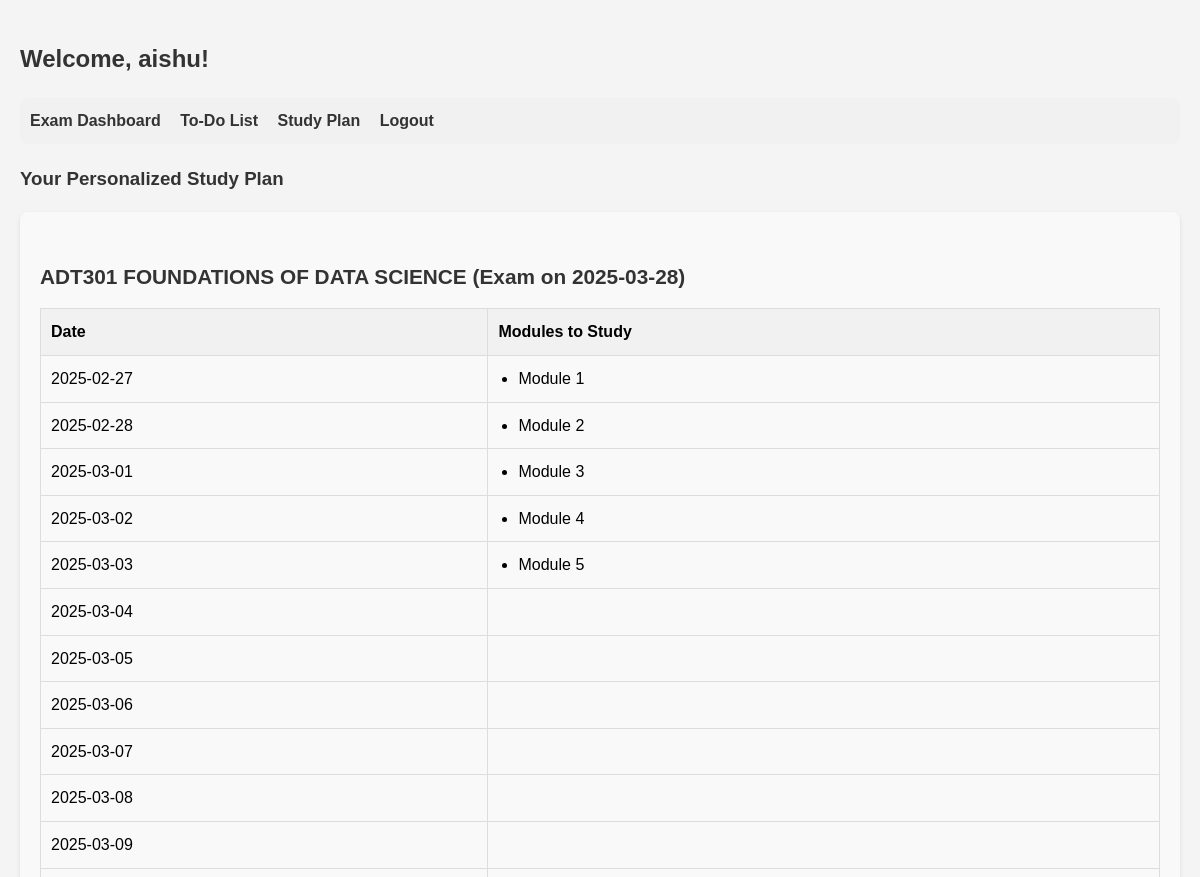
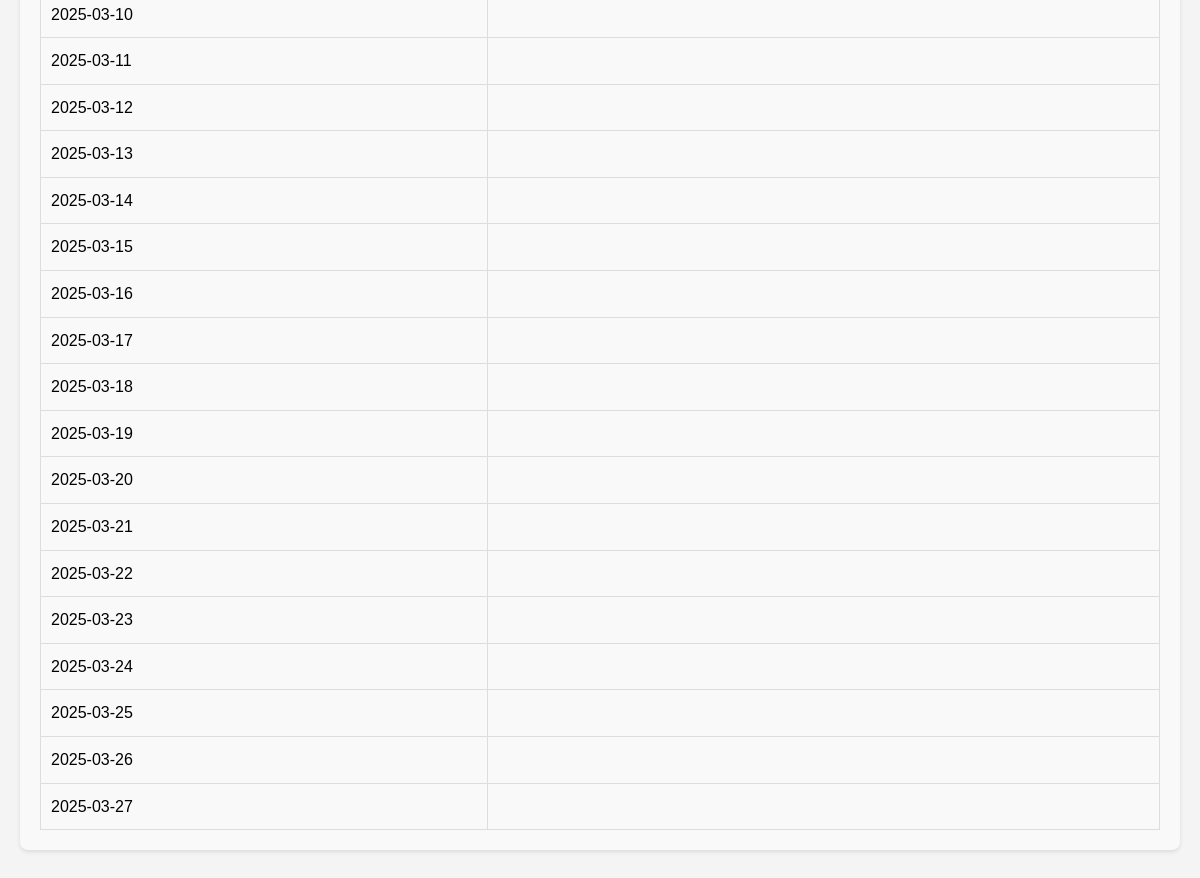
Screenshot of /study_plan (signed in) with the database file from the repository (2 pictures, top to bottom).
### app.py (models this page shows)
class User(db.Model):
    id = db.Column(db.Integer, primary_key=True)
    username = db.Column(db.String(80), unique=True, nullable=False)
    password = db.Column(db.String(200), nullable=False)
    semester = db.Column(db.Integer, nullable=False)
    person_type = db.Column(db.String(20), nullable=False)  # 'morning' or 'night'
    learner_type = db.Column(db.String(20), nullable=False)  # 'fast' or 'slow'
    date_created = db.Column(db.DateTime, default=datetime.utcnow)
    is_admin = db.Column(db.Boolean, default=False)
    selected_subjects = db.relationship('SelectedSubject', backref='user', lazy=True)
    exam_dates = db.relationship('ExamDate', backref='user', lazy=True)

class Subject(db.Model):
    id = db.Column(db.Integer, primary_key=True)
    name = db.Column(db.String(200), nullable=False)
    semester = db.Column(db.Integer, nullable=False)
    code = db.Column(db.String(20), nullable=True)
    selected_by = db.relationship('SelectedSubject', backref='subject', lazy=True)
    modules = db.relationship('Module', backref='subject', lazy=True)

class ExamDate(db.Model):
    id = db.Column(db.Integer, primary_key=True)
    user_id = db.Column(db.Integer, db.ForeignKey('user.id'), nullable=False)
    subject_id = db.Column(db.Integer, db.ForeignKey('subject.id'), nullable=False)
    exam_date = db.Column(db.Date, nullable=False)
    description = db.Column(db.String(200), nullable=True)

class Module(db.Model):
    id = db.Column(db.Integer, primary_key=True)
    name = db.Column(db.String(100), nullable=False)
    subject_id = db.Column(db.Integer, db.ForeignKey('subject.id'), nullable=False)
    completed_by = db.relationship('CompletedModule', backref='module', lazy=True)

### app.py (the view)
@app.route('/study_plan')
def study_plan():
    if 'user_id' not in session:
        flash('Please login to view your study plan.', 'error')
        return redirect(url_for('login'))
    user_id = session['user_id']
    user = User.query.get(user_id)
    if not user:
        session.clear()
        flash('User not found. Please login again.', 'error')
        return redirect(url_for('login'))
    selected_subjects = SelectedSubject.query.filter_by(user_id=user_id).all()
    exam_dates = ExamDate.query.filter_by(user_id=user_id).all()
    study_plan = []
    for exam in exam_dates:
        subject = Subject.query.get(exam.subject_id)
        modules = Module.query.filter_by(subject_id=exam.subject_id).all()
        days_available = (exam.exam_date - datetime.today().date()).days
        if days_available <= 0:
            flash(f'Exam for {subject.name} is overdue or today!', 'error')
            continue
        modules_per_day = len(modules) // days_available
        if user.learner_type == 'slow':
            modules_per_day = max(1, modules_per_day - 1)  # Reduce workload for slow learners
        elif user.learner_type == 'fast':
            modules_per_day = min(modules_per_day + 1, len(modules))  # Increase workload for fast learners
        study_days = []
        for day in range(days_available):
            start_index = day * modules_per_day
            end_index = start_index + modules_per_day
            modules_for_day = modules[start_index:end_index]
            study_days.append({
                'date': (datetime.today() + timedelta(days=day)).date(),
                'modules': [module.name for module in modules_for_day]
            })
        study_plan.append({
            'subject': subject.name,
            'exam_date': exam.exam_date,
            'study_days': study_days
        })
    return render_template(
        'study_plan.html',
        username=user.username,
        study_plan=study_plan
    )

### templates/study_plan.html (shortened to what this page needs)
<!DOCTYPE html>
<html lang="en">
<head>
    <link rel="stylesheet" href="{{ url_for('static', filename='style.css') }}">
    <link rel="stylesheet" href="https://cdnjs.cloudflare.com/ajax/libs/font-awesome/6.0.0/css/all.min.css">
</head>
<body>
    <div class="study-plan-container">
        <h2>Welcome, {{ username }}!</h2>
        <nav>
            <a href="{{ url_for('exam_dashboard') }}">Exam Dashboard</a>
            <a href="{{ url_for('todo') }}">To-Do List</a>
            <a href="{{ url_for('study_plan') }}">Study Plan</a>
            <a href="{{ url_for('logout') }}">Logout</a>
        </nav>
        <h3>Your Personalized Study Plan</h3>
        {% if study_plan %}
            {% for plan in study_plan %}
                <div class="subject-plan">
                    <h4>{{ plan.subject }} (Exam on {{ plan.exam_date.strftime('%Y-%m-%d') }})</h4>
                    <table>
                        <thead>
                            <tr>
                                <th>Date</th>
                                <th>Modules to Study</th>
                            </tr>
                        </thead>
                        <tbody>
                            {% for day in plan.study_days %}
                                <tr>
                                    <td>{{ day.date.strftime('%Y-%m-%d') }}</td>
                                    <td>
                                        <ul>
                                            {% for module in day.modules %}
                                                <li>{{ module }}</li>
                                            {% endfor %}
                                        </ul>
                                    </td>
                                </tr>
                            {% endfor %}
                        </tbody>
                    </table>
                </div>
            {% endfor %}
        {% else %}
            <p>No study plan available. Please select subjects and exam dates on the Exam Dashboard.</p>
        {% endif %}
    </div>
</body>
</html>

### static/style.css (style rules this page uses)
body { font-family: Arial, sans-serif; line-height: 1.6; margin: 0; padding: 0; background-color: #f4f4f4; }
h2, h3 { color: #333; }
.study-plan-container { padding: 20px; }
.subject-plan { margin-bottom: 30px; padding: 20px; background: #f9f9f9; border-radius: 8px; box-shadow: 0 2px 4px rgba(0, 0, 0, 0.1); }
.subject-plan h4 { margin-bottom: 15px; font-size: 1.3em; color: #333; }
.subject-plan table { width: 100%; border-collapse: collapse; }
.subject-plan th, .subject-plan td { padding: 10px; border: 1px solid #ddd; text-align: left; }
.subject-plan th { background: #f1f1f1; font-weight: bold; }
.subject-plan ul { margin: 0; padding-left: 20px; }
.subject-plan li { list-style-type: disc; }
nav { margin-bottom: 20px; padding: 10px; background: #f1f1f1; border-radius: 8px; }
nav a { margin-right: 15px; text-decoration: none; color: #333; font-weight: bold; }

### rows the page displays
User: username "aishu"
Subject: subject "ADT301 FOUNDATIONS OF DATA SCIENCE", exam_date "2025-03-28", date "2025-02-27" "2025-02-28" "2025-03-01" "2025-03-02" "2025-03-03" "2025-03-04" "2025-03-05" "2025-03-06" "2025-03-07" "2025-03-08" "2025-03-09" "2025-03-10" "2025-03-11" "2025-03-12" "2025-03-13" "2025-03-14" "2025-03-15" "2025-03-16" "2025-03-17" "2025-03-18" "2025-03-19" "2025-03-20" "2025-03-21" "2025-03-22" "2025-03-23" "2025-03-24" "2025-03-25" "2025-03-26" "2025-03-27"
Module: name "Module 1"
Module: name "Module 2"
Module: name "Module 3"
Module: name "Module 4"
Module: name "Module 5"
